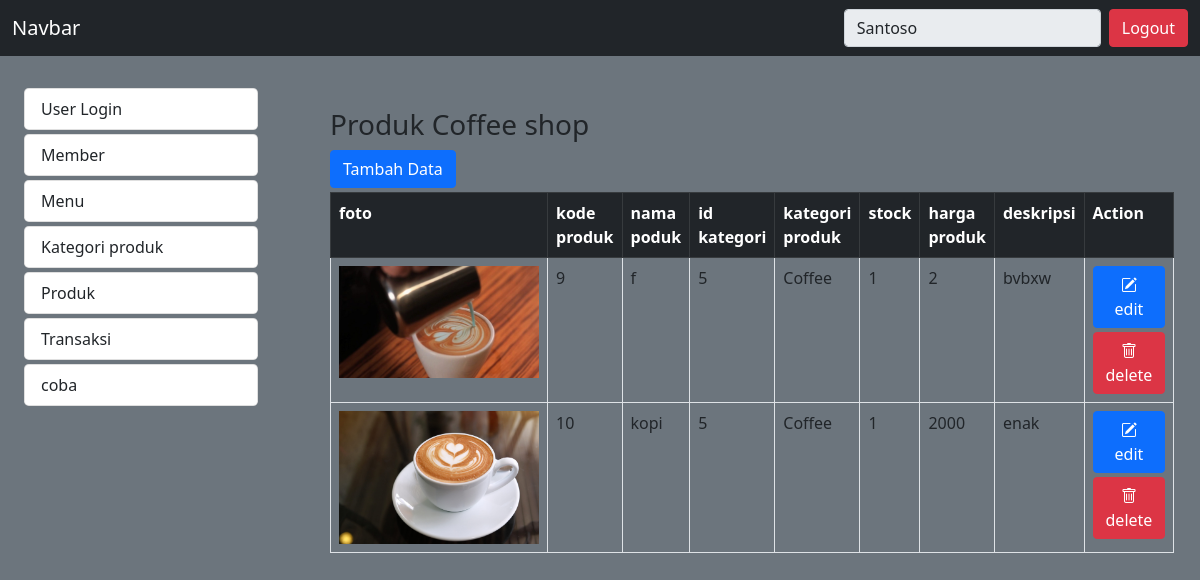
/admin/home.php?modul=mod_produk (signed in), run on the app's committed database.
### tables this page shows
CREATE TABLE `mst_menu` (
  `idmenu` int(11) NOT NULL,
  `kode_menu` varchar(8) NOT NULL,
  `nmmenu` varchar(25) NOT NULL,
  `link` varchar(50) NOT NULL
);

CREATE TABLE `mst_produk` (
  `idproduk` int(11) NOT NULL,
  `nmproduk` varchar(50) NOT NULL,
  `gambar` varchar(25) NOT NULL,
  `idkategori` int(11) NOT NULL,
  `harga` int(11) NOT NULL,
  `stock` int(11) NOT NULL,
  `deskripsi` text NOT NULL
);

CREATE TABLE `mst_kategoriproduk` (
  `idkategori` int(11) NOT NULL,
  `nmkategori` varchar(50) NOT NULL
);

### admin/mod_produk/index.php (the view)
<?php
include_once("produk_Ctrl.php");
if (!isset($_GET['action'])) {
?>
    <h3 class="fontheader">Produk Coffee shop</h3>
	<a href="?modul=mod_produk&action=add" class="btn btn-primary btn-xs mb-1">Tambah Data</a>
	<table class="table table-bordered">
		<tr class="table-dark">
			<th>foto</th>
			<th>kode produk</th>
			<th>nama poduk</th>
			<th>id kategori</th>
			<th>kategori produk</th>
			<th>stock</th>
			<th>harga produk</th>
			<th>deskripsi</th>
			<th>Action</th>
		</tr>
		<?php
        $listmhs=mysqli_query($koneksidb,"SELECT a.*,ka.nmkategori from mst_produk a INNER JOIN mst_kategoriproduk ka ON a.idkategori=ka.idkategori");
		while ($list = mysqli_fetch_array($listmhs)) {
		?>
        <tr>
            <td><img src="../assets/img/<?=$list['gambar']; ?>" width="200px"></td>
            <td><?=$list['idproduk']; ?></td>
            <td><?=$list['nmproduk']; ?></td>
            <td><?=$list['idkategori']; ?></td>
            <td><?=$list['nmkategori']; ?></td>
            <td><?=$list['stock']; ?></td>
            <td><?=$list['harga']; ?></td>
            <td><?= substr($list['deskripsi'], 0, 200)?></td>
            <td>
                <a href="?modul=mod_produk&action=edit&id=<?=$list['idproduk']; ?>" class="btn btn-primary mb-1">
                        <i class="bi bi-pencil-square"></i> edit</a>
                <a href="?modul=mod_produk&action=delete&id=<?=$list['idproduk']; ?>" class="btn btn-danger">
                        <i class="bi bi-trash"></i> delete</a>
            </td>
        </tr>
        <?php } ?>
	</table>
	<?php } else if (isset($_GET['action']) && ($_GET['action'] == "add" || $_GET['action'] == "edit")) {
                $query_cekkode = mysqli_query($koneksidb,
                "select idproduk from mst_produk ORDER BY idproduk DESC LIMIT 0,1");
                   $cekkode = mysqli_fetch_array($query_cekkode);
                   if(mysqli_num_rows($query_cekkode) == 0 ){
                    $kodeakhir="AS";
                }else{
                    $kodeakhir=$cekkode['idproduk'];
                }
                $no_urutakhir = substr($kodeakhir,6);
                $th_akhir = substr($kodeakhir,2,4);
                $th_sekarang = date("Y");
            if($th_akhir == $th_sekarang){
                if ($no_urutakhir ==0||$no_urutakhir < 9) {
                    $nourut_baru = "00" . ($no_urutakhir + 1);
                } else if ($no_urutakhir >9) {
                    $nourut_baru = "0" . ($no_urutakhir + 1);
                } else if ($no_urutakhir < 100) {
                    $nourut_baru = "0" . ($no_urutakhir + 1);
                } else {
                    $nourut_baru = ($no_urutakhir + 1);
                }
            } else {
                $nourut_baru =  "001";
            }
            $kodeterbaru = "AS".$th_sekarang . $nourut_baru;
               $qrykategorialat=mysqli_query($koneksidb,"SELECT * FROM mst_kategoriproduk");
        if($proses=="insert"){
    ?>
	<form action="?modul=mod_produk&action=save" method="POST" enctype="multipart/form-data">
        <div class="row mb-1">
			<label class="col-md-3">id produk</label>
				<div class="col-md-5">
                    <input type="hidden" name="proses" value="<?= $proses; ?>">
                    <input type="hidden" name="idkopi" value="<?= $upidalat; ?>">
					<input type="text" name="idproduk" id="produk" class="form-control" value="<?= $kodeterbaru; ?>" readonly>
				</div>
			</div>
        <div class="row mb-1">
			<label class="col-md-3">Nama produk</label>
			<div class="col-md-5">
				<input type="text" name="nmproduk" id="nmproduk" class="form-control" >
			</div>
		</div>
        <div class="row mb-1">
                <label class="col-md-3">Kategori produk</label>
                <div class="col-md-5">
                    <select name="katkopi" id="katkopi" class="form-control" required>
                        <option selected disabled>--Pilih Kategori coffee--</option>
                        <?php
                        foreach ($qrykategorialat as $j) :
                        ?>
                            <option value="<?= $j['idkategori']; ?>"><?= $j['nmkategori']; ?></option>
                        <?php
                        endforeach;
                        ?>
                    </select>
                </div>
            </div>
		<div class="row mb-1">
			<label class="col-md-3">Stock</label>
			<div class="col-md-5">
				<input type="number" name="stock" id="stock" class="form-control" >
			</div>
		</div>
        <div class="row mb-1">
			<label class="col-md-3">Harga produk</label>
			<div class="col-md-5">
				<input type="text" name="harga" id="harga" class="form-control" >
			</div>
		</div>
        <div class="row mb-1">
			<label class="col-md-3">Deskripsi</label>
			<div class="col-md-5">
				<textarea type="text" name="deskripsi" id="deskripsi" class="form-control"></textarea>
			</div>
		</div>
        <div class="row mb-1">
			<label class="col-md-3">Foto</label>
			<div class="col-md-5">
				<input type="file" name="img" id="img" class="form-control" >
			</div>
		</div>
        <div class="row pt-3">
                <label class="col-md-3"></label>
                <div class="col-md-5">
                    <button type="submit" id="btnsubmit" class="btn btn-success" data-bs-toggle="modal">Simpan</button>
                    <a href="home.php?modul=mod_produk"><button type="button" class="btn btn-warning">Kembali</button></a>
                </div>
            </div>
	</form>
<?php }else{ ?>
    <form action="?modul=mod_produk&action=save" id="formalat" method="POST" enctype="multipart/form-data">
        <?php if($proses=="update"){ ?>
        <div class="row mb-1">
			<label class="col-md-3">id produk</label>
			<div class="col-md-5">
            <input type="hidden" name="proses" value="<?= $proses; ?>">
            <input type="hidden" name="idalat" value="<?= $upidalat; ?>">
				<input type="text" name="idproduk" id="idproduk" class="form-control" value="<?= $upkode;?>" readonly>
			</div>
		</div>
        <?php } ?>
		<div class="row mb-1">
			<label class="col-md-3">Nama  produk</label>
			<div class="col-md-5">
				<input type="text" name="nmproduk" id="nmproduk" class="form-control" value="<?= $upnmalat;?>">
			</div>
		</div>
		<div class="row mb-1">
			<label class="col-md-3">Stock</label>
			<div class="col-md-5">
				<input type="number" name="stock" id="stock" class="form-control" value="<?= $upstock;?>">
			</div>
		</div>
		<div class="row mb-1">
			<label class="col-md-3">Harga</label>
			<div class="col-md-5">
				<input type="text" name="hrgproduk" id="hrgproduk" class="form-control" value="<?= $upharga;?>">
			</div>
		</div>
        <div class="row mb-1">
                <label class="col-md-3">Kategori produk</label>
                <div class="col-md-5">
                    <select name="katkopi" id="katkopi" class="form-control" required>
                        <option selected disabled>--Pilih Kategori produk--</option>
                        <?php
                        foreach ($qrykategorialat as $k) :
                            if ($k['idkategori'] === $dt['idkategori']) {
                                $select = "selected";
                            } else {
                                $select = "";
                            }
                        ?>
                            <option value="<?= $k['idkategori']; ?>" <?= $select;?>><?= $k['nmkategori']; ?></option>
                        <?php
                        endforeach;
                        ?>
                    </select>
                </div>
            </div>
        <div class="row mb-1">
			<label class="col-md-3">Deskripsi</label>
			<div class="col-md-5">
				<textarea type="text" name="deskripsi" id="deskripsi" class="form-control"><?=$dt['deskripsi']; ?></textarea>
			</div>
		</div>
        <div class="row mb-1">
			<label class="col-md-3">Foto</label>
			<div class="col-md-5">
                <input type="hidden" name="gambarlama" id="gambarlama" value="<?= $dt['gambar'];?>">
                <?php
                    if($dt['gambar'] == ""){
                ?>
                    <input type="file" name="img" id="img" class="form-control">
                <?php
                    } else {
                ?>
				<input type="file" name="img" id="img" class="form-control" value="<?= $dt['gambar'];?>">
                <img src="../asset/img/<?= $dt['gambar'];?>" class="img img-thumbnail mt-1" width="200px">
			<?php
                }
            ?>
            </div>
		</div>
        <div class="row pt-3">
                <label class="col-md-3"></label>
                <div class="col-md-5">
                    <button type="button" name="btnsubmit" id="btnsubmit" class="btn btn-primary">Simpan</button>
                    <a href="home.php?modul=mod_produk"><button type="button" class="btn btn-warning">Kembali</button></a>
                </div>
            </div>
	</form>
<?php } ?>
<div class="modal fade" id="btnkonfirm" tabindex="-1">
        <div class="modal-dialog">
            <div class="modal-content">
            <div class="modal-header">
                <h5 class="modal-title" id="exampleModalLabel">Modal title</h5>
                <button type="button" class="btn-close" data-bs-dismiss="modal" aria-label="Close"></button>
            </div>
            <div class="modal-body">
                apakah anda yakin ingin menyimpan?
            </div>
            <div class="modal-footer">
                <button type="button" name="btnbatal" class="btn btn-primary" data-bs-dismiss="modal">Close</button>
                <button type="button" name="btnsimpan" id="btnsimpan" class="btn btn-primary">Simpan</button>
            </div>
            </div>
        </div>
        </div>
<?php } ?>

### admin/menu.php (shortened to what this page needs)
<?php
$qry_menu = mysqli_query($koneksidb, "SELECT * FROM mst_menu");
while ($row = mysqli_fetch_array($qry_menu)) {
?>
<a href="?modul=<?= $row['link']; ?>" style="text-decoration: none;" class="links1">
	<li class="list-group-item links rounded-3 mt-1"><?= $row["nmmenu"]; ?></li>
</a>
<?php
}
?>

### admin/home.php (style rules this page uses)
body { padding-top: 60px; }

### data on the page
mst_menu: nmmenu "User Login"
mst_menu: nmmenu "Member"
mst_menu: nmmenu "Menu"
mst_menu: nmmenu "Kategori produk"
mst_menu: nmmenu "Produk"
mst_menu: nmmenu "Transaksi"
mst_menu: nmmenu "coba"
mst_produk: gambar (picture), idproduk "9", nmproduk "f", idkategori "5", idkategori.nmkategori "Coffee", stock "1", harga "2", deskripsi "bvbxw"
mst_produk: gambar (picture), idproduk "10", nmproduk "kopi", idkategori "5", idkategori.nmkategori "Coffee", stock "1", harga "2000", deskripsi "enak"
